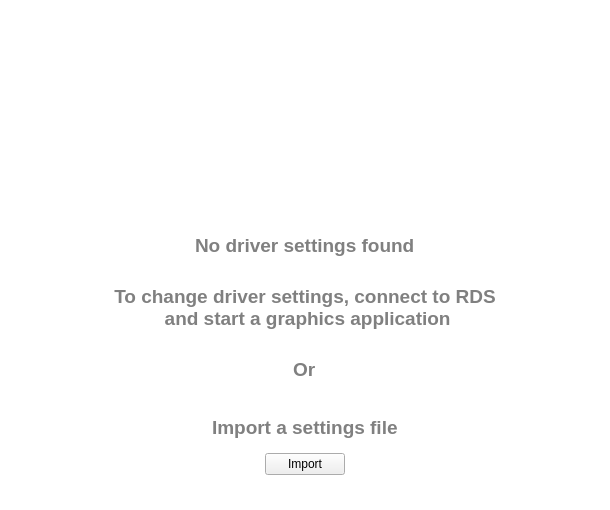
<?xml version="1.0" encoding="UTF-8"?>
<ui version="4.0">
 <class>EmptyDriverSettingsView</class>
 <widget class="QWidget" name="EmptyDriverSettingsView">
  <property name="geometry">
   <rect>
    <x>0</x>
    <y>0</y>
    <width>610</width>
    <height>510</height>
   </rect>
  </property>
  <property name="windowTitle">
   <string>Form</string>
  </property>
  <property name="styleSheet">
   <string notr="true">#EmptyDriverSettingsView
{
	background: white;
}

QLabel
{
	color: gray;
}</string>
  </property>
  <layout class="QVBoxLayout" name="verticalLayout" stretch="40,184,40,20,50,20,28,20,40,34,40">
   <item>
    <spacer name="verticalSpacer">
     <property name="orientation">
      <enum>Qt::Vertical</enum>
     </property>
     <property name="sizeHint" stdset="0">
      <size>
       <width>20</width>
       <height>40</height>
      </size>
     </property>
    </spacer>
   </item>
   <item alignment="Qt::AlignHCenter">
    <widget class="QLabel" name="label_5">
     <property name="minimumSize">
      <size>
       <width>269</width>
       <height>184</height>
      </size>
     </property>
     <property name="maximumSize">
      <size>
       <width>269</width>
       <height>184</height>
      </size>
     </property>
     <property name="text">
      <string/>
     </property>
     <property name="pixmap">
      <pixmap resource="../Panel.qrc">:/images/EmptyDriverSettingsImage.png</pixmap>
     </property>
     <property name="scaledContents">
      <bool>true</bool>
     </property>
    </widget>
   </item>
   <item alignment="Qt::AlignHCenter">
    <widget class="QLabel" name="label">
     <property name="sizePolicy">
      <sizepolicy hsizetype="Preferred" vsizetype="Preferred">
       <horstretch>0</horstretch>
       <verstretch>0</verstretch>
      </sizepolicy>
     </property>
     <property name="minimumSize">
      <size>
       <width>0</width>
       <height>40</height>
      </size>
     </property>
     <property name="font">
      <font>
       <family>MS UI Gothic</family>
       <pointsize>14</pointsize>
       <weight>75</weight>
       <bold>true</bold>
      </font>
     </property>
     <property name="text">
      <string>No driver settings found</string>
     </property>
    </widget>
   </item>
   <item>
    <spacer name="verticalSpacer_5">
     <property name="orientation">
      <enum>Qt::Vertical</enum>
     </property>
     <property name="sizeHint" stdset="0">
      <size>
       <width>20</width>
       <height>20</height>
      </size>
     </property>
    </spacer>
   </item>
   <item>
    <widget class="QLabel" name="label_2">
     <property name="sizePolicy">
      <sizepolicy hsizetype="Preferred" vsizetype="Preferred">
       <horstretch>0</horstretch>
       <verstretch>0</verstretch>
      </sizepolicy>
     </property>
     <property name="minimumSize">
      <size>
       <width>0</width>
       <height>50</height>
      </size>
     </property>
     <property name="font">
      <font>
       <family>MS UI Gothic</family>
       <pointsize>14</pointsize>
       <weight>75</weight>
       <bold>true</bold>
      </font>
     </property>
     <property name="text">
      <string>To change driver settings, connect to RDS
 and start a graphics application</string>
     </property>
     <property name="alignment">
      <set>Qt::AlignCenter</set>
     </property>
     <property name="wordWrap">
      <bool>true</bool>
     </property>
    </widget>
   </item>
   <item>
    <spacer name="verticalSpacer_4">
     <property name="orientation">
      <enum>Qt::Vertical</enum>
     </property>
     <property name="sizeType">
      <enum>QSizePolicy::Fixed</enum>
     </property>
     <property name="sizeHint" stdset="0">
      <size>
       <width>20</width>
       <height>20</height>
      </size>
     </property>
    </spacer>
   </item>
   <item alignment="Qt::AlignHCenter">
    <widget class="QLabel" name="label_3">
     <property name="font">
      <font>
       <family>MS UI Gothic</family>
       <pointsize>14</pointsize>
       <weight>75</weight>
       <bold>true</bold>
      </font>
     </property>
     <property name="text">
      <string>Or</string>
     </property>
    </widget>
   </item>
   <item>
    <spacer name="verticalSpacer_3">
     <property name="orientation">
      <enum>Qt::Vertical</enum>
     </property>
     <property name="sizeType">
      <enum>QSizePolicy::Fixed</enum>
     </property>
     <property name="sizeHint" stdset="0">
      <size>
       <width>20</width>
       <height>20</height>
      </size>
     </property>
    </spacer>
   </item>
   <item alignment="Qt::AlignHCenter">
    <widget class="QLabel" name="label_4">
     <property name="sizePolicy">
      <sizepolicy hsizetype="Preferred" vsizetype="Preferred">
       <horstretch>0</horstretch>
       <verstretch>0</verstretch>
      </sizepolicy>
     </property>
     <property name="minimumSize">
      <size>
       <width>0</width>
       <height>40</height>
      </size>
     </property>
     <property name="font">
      <font>
       <family>MS UI Gothic</family>
       <pointsize>14</pointsize>
       <weight>75</weight>
       <bold>true</bold>
      </font>
     </property>
     <property name="text">
      <string>Import a settings file</string>
     </property>
    </widget>
   </item>
   <item alignment="Qt::AlignHCenter">
    <widget class="QPushButton" name="importButton">
     <property name="text">
      <string>Import</string>
     </property>
    </widget>
   </item>
   <item>
    <spacer name="verticalSpacer_2">
     <property name="orientation">
      <enum>Qt::Vertical</enum>
     </property>
     <property name="sizeHint" stdset="0">
      <size>
       <width>20</width>
       <height>40</height>
      </size>
     </property>
    </spacer>
   </item>
  </layout>
 </widget>
 <resources>
  <include location="../Panel.qrc"/>
 </resources>
 <connections/>
</ui>
